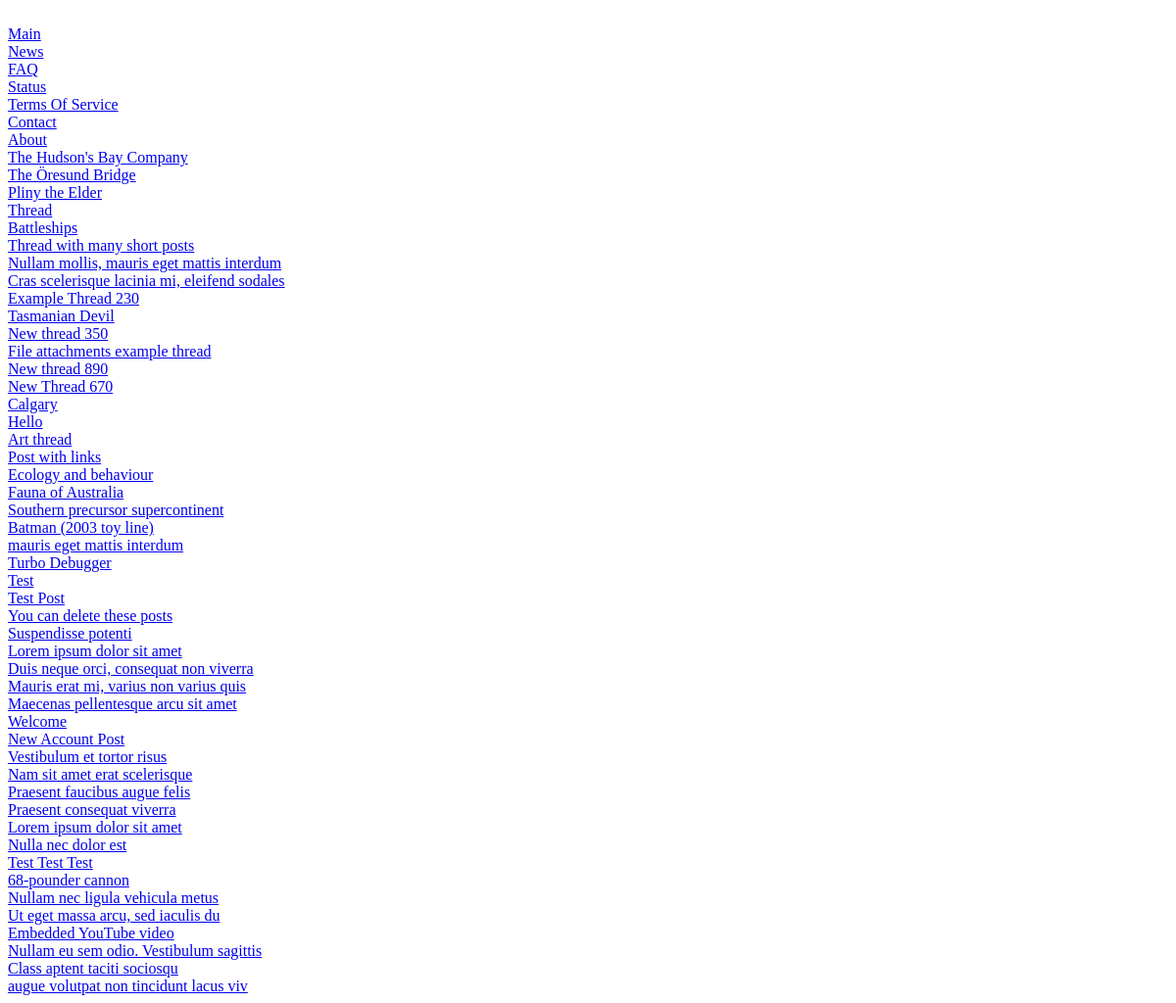
Page /fullindex.php on the earlier database version.
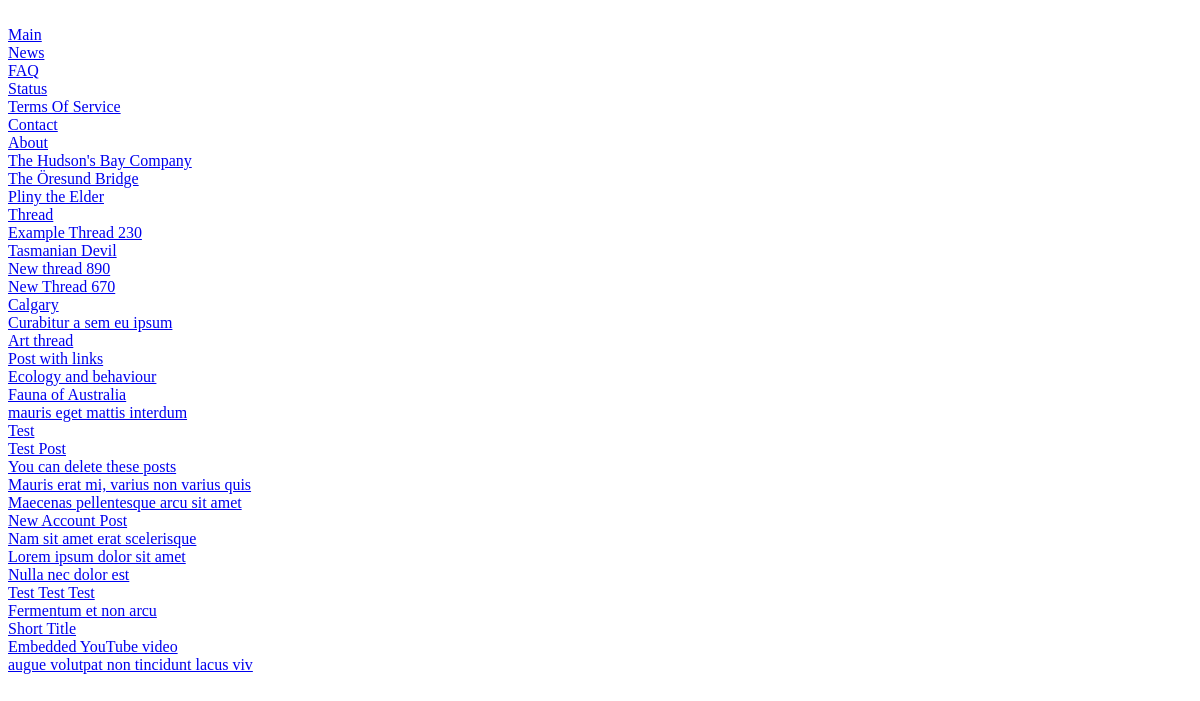
Same page on the later database version.
### tables this page shows
CREATE TABLE IF NOT EXISTS `thread` (
  `thread_id` int(11) NOT NULL AUTO_INCREMENT,
  `author_id` int(11) DEFAULT NULL,
  `author_name` varchar(12) NOT NULL,
  `type` tinyint(3) unsigned NOT NULL DEFAULT '0',
  `state` int(10) unsigned NOT NULL DEFAULT '0',
  `block_allow_list` mediumtext,
  `forum_id` tinyint(3) unsigned NOT NULL DEFAULT '0',
  `title` varchar(255) DEFAULT NULL,
  `tstamp` timestamp NOT NULL DEFAULT CURRENT_TIMESTAMP ON UPDATE CURRENT_TIMESTAMP,
  `creation_time` datetime NOT NULL,
  `no_auto_close` tinyint(1) NOT NULL DEFAULT '0',
  `last_post_id_num` int(10) unsigned DEFAULT NULL,
  `num_posts` int(11) NOT NULL DEFAULT '0',
  `last_post` int(10) unsigned NOT NULL,
  `needs_approval` tinyint(1) NOT NULL DEFAULT '0',
  PRIMARY KEY (`thread_id`)
);

### config.php (called while the page is built, shortened)
<?php
$settings = new StdClass;
$settings->server = "localhost";
$settings->database = "name of database";
$settings->user = "database username";
$settings->pass = "database password";
$settings->total_forums = 9;
?>

### common.php (called while the page is built, shortened)
<?php
include('database.php');
$_db = new database( $settings->server, $settings->user, $settings->pass, $settings->database,'' );
function perform_query($query,$type){
	global $_db;
    $_db->setQuery( $query );
    $cur = $_db->query();
	if ($type == SELECT) {
		$row = NULL;
		$_db->loadObject( $row );
		return $row;
	} else if ($type == INSERT) {
		return $_db->insertid();
	} else {
		return $cur;
	}
}
?>

### database.php (called while the page is built, shortened)
<?php
class database {
	var $_sql='';
	var $_table_prefix='';
	var $_resource='';
	function database( $host='localhost', $user, $pass, $db, $table_prefix ) {
 	($this->_resource = @mysql_connect( $host, $user, $pass )) or die( 'FATAL ERROR: Connection to database server failed. ( '.$host.',' . $user . ')' );
		$this->_table_prefix = $table_prefix;
	}
	function setQuery( $sql, $prefix='#__' ) {
	    $sql = trim( $sql );
		$inQuote = false;
		$n = strlen( $sql );
		$np = strlen( $prefix );
		$literal = '';
		for ($j=0; $j < $n; $j++ ) {
			$c = $sql{$j};
			$test = substr( $sql, $j, $np );
			if ($test == $prefix && !$inQuote) {
			    $literal .= $this->_table_prefix;
			    $j += $np-1;
			} else {
				$literal .= $c;
			}
		}
		$this->_sql = $literal;
	}
	function query() {
		$this->_cursor = mysql_query( $this->_sql, $this->_resource );
		return $this->_cursor;
	}
	function loadObject( &$object ) {
		if ($object != null) {
			if (!($cur = $this->query())) {
				return false;
			}
			if ($array = mysql_fetch_assoc( $cur )) {
				mysql_free_result( $cur );
				mosBindArrayToObject( $array, $object, null, null, false );
				return true;
			} else {
				return false;
			}
		} else {
			if ($cur = $this->query()) {
				if ($object = mysql_fetch_object( $cur )) {
					return true;
				} else {
					$object = null;
					return false;
				}
			} else {
				return false;
			}
		}
	}
}
?>

### omegabb.php (the view, shortened to what this page needs)
<?php
include_once('config.php');
include_once('common.php');
function ForumIndex($page) {
    global $settings;
    $row = perform_query("SELECT * FROM thread ORDER BY thread_id LIMIT 1",SELECT);
    $lowest = $row->thread_id - 1 + ($page * 200);
    $highest = $row->thread_id - 1 + (($page+1) * 200);
	$forum_lower_range = 11 - $settings->total_forums;
    $my_query = "select * from thread where thread_id > $lowest and thread_id < $highest+1 and state != 2 and forum_id != 12 and forum_id != 13 and forum_id > $forum_lower_range order by thread_id limit 200";
	$cur = perform_query($my_query,MULTISELECT);
	while ($row = mysql_fetch_array( $cur )) {
	   $page_num = 0;
	   for ($i = 0; $i < $row["num_posts"]; $i += $settings->posts_per_page) {
	      if ($page_num > 0) {
		     $extra = "&page=" . ($page_num+1);
			 $extra2 = " -- Page ". ($page_num+1);
		  } else {
		     $extra = "";
		     $extra2 = "";
		  }
		  $stuff .=  "<br>\n<a href='thread.php?id=" . $row["thread_id"] . $extra ."'>" . $row['title'] . $extra2 . "</a> ";
		  $page_num++;
	   }
	}
	return $stuff;
}
function ArticlesIndex($page) {
    global $settings;
    $row = perform_query("SELECT * FROM thread where forum_id = 13 ORDER BY thread_id LIMIT 1",SELECT);
    $lowest = $row->thread_id - 1 + ($page * 200);
    $highest = $row->thread_id - 1 + (($page+1) * 200);
    $my_query = "select * from thread where thread_id > $lowest and thread_id < $highest+1 and state != 2 and forum_id = 13 order by thread_id limit 200";
	$cur = perform_query($my_query,MULTISELECT);
	while ($row = mysql_fetch_array( $cur )) {
	   $page_num = 0;
	   for ($i = 0; $i < $row["num_posts"]; $i += $settings->posts_per_page) {
	      if ($page_num > 0) {
		     $extra = "&page=" . ($page_num+1);
			 $extra2 = " -- Page ". ($page_num+1);
		  } else {
		     $extra = "";
		     $extra2 = "";
		  }
		  $stuff .=  "<br>\n<a href='thread.php?id=" . $row["thread_id"] . $extra ."'>" . $row['title'] . $extra2 . "</a> ";
		  $page_num++;
	   }
	}
	return $stuff;
}
?>

Differences in the rows shown:
no longer on this page (row edited): thread: title "Battleships"
no longer on this page (row edited): thread: title "Thread with many short posts"
no longer on this page (row edited): thread: title "Nullam mollis, mauris eget mattis interdum"
no longer on this page (row edited): thread: title "Cras scelerisque lacinia mi, eleifend sodales"
no longer on this page (row edited): thread: title "New thread 350"
no longer on this page (row edited): thread: title "File attachments example thread"
no longer on this page (row edited): thread: title "Southern precursor supercontinent"
no longer on this page (row edited): thread: title "Batman (2003 toy line)"
no longer on this page (row edited): thread: title "Turbo Debugger"
no longer on this page (row edited): thread: title "Suspendisse potenti"
no longer on this page (row edited): thread: title "Lorem ipsum dolor sit amet"
no longer on this page (row edited): thread: title "Duis neque orci, consequat non viverra"
no longer on this page (row edited): thread: title "Welcome"
no longer on this page (row edited): thread: title "Vestibulum et tortor risus"
no longer on this page (row edited): thread: title "Praesent faucibus augue felis"
no longer on this page (row edited): thread: title "Praesent consequat viverra"
no longer on this page (row edited): thread: title "68-pounder cannon"
no longer on this page (row edited): thread: title "Nullam nec ligula vehicula metus"
no longer on this page (row edited): thread: title "Ut eget massa arcu, sed iaculis du"
no longer on this page (row edited): thread: title "Nullam eu sem odio. Vestibulum sagittis"
no longer on this page (row edited): thread: title "Class aptent taciti sociosqu"
changed thread: title "Hello" → "Curabitur a sem eu ipsum"
now on this page (row edited): thread: title "Fermentum et non arcu"
now on this page (row edited): thread: title "Short Title"
